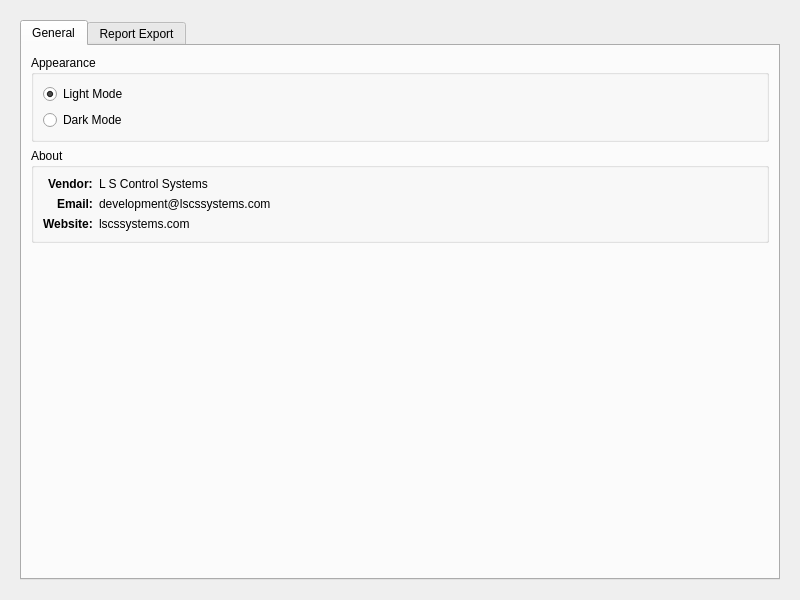
<?xml version="1.0" encoding="UTF-8"?>
<ui version="4.0">
 <class>SettingsView</class>
 <widget class="QWidget" name="SettingsView">
  <property name="geometry">
   <rect>
    <x>0</x>
    <y>0</y>
    <width>800</width>
    <height>600</height>
   </rect>
  </property>
  <property name="windowTitle">
   <string>Settings</string>
  </property>
  <layout class="QVBoxLayout" name="verticalLayout">
   <property name="spacing">
    <number>20</number>
   </property>
   <property name="leftMargin">
    <number>20</number>
   </property>
   <property name="topMargin">
    <number>20</number>
   </property>
   <property name="rightMargin">
    <number>20</number>
   </property>
   <property name="bottomMargin">
    <number>20</number>
   </property>
   <item>
    <widget class="QTabWidget" name="tabWidget">
     <property name="currentIndex">
      <number>0</number>
     </property>
     <widget class="QWidget" name="tab_general">
      <attribute name="title">
       <string>General</string>
      </attribute>
      <layout class="QVBoxLayout" name="verticalLayout_general">
       <item>
        <widget class="QGroupBox" name="groupBox_appearance">
         <property name="title">
          <string>Appearance</string>
         </property>
         <layout class="QVBoxLayout" name="verticalLayout_2">
          <item>
           <widget class="QRadioButton" name="radio_light">
            <property name="text">
             <string>Light Mode</string>
            </property>
            <property name="checked">
             <bool>true</bool>
            </property>
           </widget>
          </item>
          <item>
           <widget class="QRadioButton" name="radio_dark">
            <property name="text">
             <string>Dark Mode</string>
            </property>
           </widget>
          </item>
         </layout>
        </widget>
       </item>
       <item>
        <widget class="QGroupBox" name="groupBox_about">
         <property name="title">
          <string>About</string>
         </property>
         <layout class="QFormLayout" name="formLayout">
          <property name="labelAlignment">
           <set>Qt::AlignRight|Qt::AlignTrailing|Qt::AlignVCenter</set>
          </property>
          <property name="formAlignment">
           <set>Qt::AlignLeft|Qt::AlignTop</set>
          </property>
          <item row="0" column="0">
           <widget class="QLabel" name="label_vendor_title">
            <property name="text">
             <string>Vendor:</string>
            </property>
            <property name="styleSheet">
             <string notr="true">font-weight: bold;</string>
            </property>
           </widget>
          </item>
          <item row="0" column="1">
           <widget class="QLabel" name="label_vendor_value">
            <property name="text">
             <string>L S Control Systems</string>
            </property>
           </widget>
          </item>
          <item row="1" column="0">
           <widget class="QLabel" name="label_email_title">
            <property name="text">
             <string>Email:</string>
            </property>
            <property name="styleSheet">
             <string notr="true">font-weight: bold;</string>
            </property>
           </widget>
          </item>
          <item row="1" column="1">
           <widget class="QLabel" name="label_email_value">
            <property name="text">
             <string>development@lscssystems.com</string>
            </property>
            <property name="openExternalLinks">
             <bool>true</bool>
            </property>
            <property name="textInteractionFlags">
             <set>Qt::TextBrowserInteraction</set>
            </property>
           </widget>
          </item>
          <item row="2" column="0">
           <widget class="QLabel" name="label_web_title">
            <property name="text">
             <string>Website:</string>
            </property>
            <property name="styleSheet">
             <string notr="true">font-weight: bold;</string>
            </property>
           </widget>
          </item>
          <item row="2" column="1">
           <widget class="QLabel" name="label_web_value">
            <property name="text">
             <string>lscssystems.com</string>
            </property>
            <property name="openExternalLinks">
             <bool>true</bool>
            </property>
            <property name="textInteractionFlags">
             <set>Qt::TextBrowserInteraction</set>
            </property>
           </widget>
          </item>
         </layout>
        </widget>
       </item>
       <item>
        <spacer name="verticalSpacer_gen">
         <property name="orientation">
          <enum>Qt::Vertical</enum>
         </property>
         <property name="sizeHint" stdset="0">
          <size>
           <width>20</width>
           <height>40</height>
          </size>
         </property>
        </spacer>
       </item>
      </layout>
     </widget>
     <widget class="QWidget" name="tab_report">
      <attribute name="title">
       <string>Report Export</string>
      </attribute>
      <layout class="QVBoxLayout" name="verticalLayout_report">
       <item>
        <widget class="QGroupBox" name="groupBox_paths">
         <property name="title">
          <string>File Paths</string>
         </property>
         <layout class="QGridLayout" name="gridLayout_paths">
          <item row="0" column="0">
           <widget class="QLabel" name="label_template">
            <property name="text">
             <string>Template File:</string>
            </property>
           </widget>
          </item>
          <item row="0" column="1">
           <widget class="QLineEdit" name="lineEdit_templatePath"/>
          </item>
          <item row="0" column="2">
           <widget class="QPushButton" name="btn_browse_template">
            <property name="text">
             <string>Browse...</string>
            </property>
           </widget>
          </item>
          <item row="1" column="0">
           <widget class="QLabel" name="label_export">
            <property name="text">
             <string>Export Folder:</string>
            </property>
           </widget>
          </item>
          <item row="1" column="1">
           <widget class="QLineEdit" name="lineEdit_exportPath"/>
          </item>
          <item row="1" column="2">
           <widget class="QPushButton" name="btn_browse_export">
            <property name="text">
             <string>Browse...</string>
            </property>
           </widget>
          </item>
         </layout>
        </widget>
       </item>
       <item>
        <widget class="QGroupBox" name="groupBox_single">
         <property name="title">
          <string>Single Value Mappings (Cell Address, e.g. C3)</string>
         </property>
         <layout class="QGridLayout" name="gridLayout_single">
          <item row="0" column="0">
           <widget class="QLabel" name="lbl_sn_map">
            <property name="text">
             <string>PCB Serial:</string>
            </property>
           </widget>
          </item>
          <item row="0" column="1">
           <widget class="QLineEdit" name="lineEdit_map_sn"/>
          </item>
          <item row="0" column="2">
           <widget class="QLabel" name="lbl_status_map">
            <property name="text">
             <string>Overall Status:</string>
            </property>
           </widget>
          </item>
          <item row="0" column="3">
           <widget class="QLineEdit" name="lineEdit_map_status"/>
          </item>
          <item row="1" column="0">
           <widget class="QLabel" name="lbl_date_map">
            <property name="text">
             <string>Date:</string>
            </property>
           </widget>
          </item>
          <item row="1" column="1">
           <widget class="QLineEdit" name="lineEdit_map_date"/>
          </item>
          <item row="1" column="2">
           <widget class="QLabel" name="lbl_time_map">
            <property name="text">
             <string>Time:</string>
            </property>
           </widget>
          </item>
          <item row="1" column="3">
           <widget class="QLineEdit" name="lineEdit_map_time"/>
          </item>
         </layout>
        </widget>
       </item>
       <item>
        <widget class="QGroupBox" name="groupBox_columns">
         <property name="title">
          <string>Column Mappings (Start Cell, e.g. A6)</string>
         </property>
         <layout class="QGridLayout" name="gridLayout_columns">
          <item row="0" column="0">
           <widget class="QLabel" name="lbl_desc_map">
            <property name="text">
             <string>Description:</string>
            </property>
           </widget>
          </item>
          <item row="0" column="1">
           <widget class="QLineEdit" name="lineEdit_map_desc"/>
          </item>
          <item row="0" column="2">
           <widget class="QLabel" name="lbl_res_map">
            <property name="text">
             <string>Result:</string>
            </property>
           </widget>
          </item>
          <item row="0" column="3">
           <widget class="QLineEdit" name="lineEdit_map_result"/>
          </item>

          <item row="1" column="0">
           <widget class="QLabel" name="lbl_expv_map">
            <property name="text">
             <string>Expected V:</string>
            </property>
           </widget>
          </item>
          <item row="1" column="1">
           <widget class="QLineEdit" name="lineEdit_map_expv"/>
          </item>
          <item row="1" column="2">
           <widget class="QLabel" name="lbl_measv_map">
            <property name="text">
             <string>Measured V:</string>
            </property>
           </widget>
          </item>
          <item row="1" column="3">
           <widget class="QLineEdit" name="lineEdit_map_measv"/>
          </item>

          <item row="2" column="0">
           <widget class="QLabel" name="lbl_expi_map">
            <property name="text">
             <string>Expected I:</string>
            </property>
           </widget>
          </item>
          <item row="2" column="1">
           <widget class="QLineEdit" name="lineEdit_map_expi"/>
          </item>
          <item row="2" column="2">
           <widget class="QLabel" name="lbl_measi_map">
            <property name="text">
             <string>Measured I:</string>
            </property>
           </widget>
          </item>
          <item row="2" column="3">
           <widget class="QLineEdit" name="lineEdit_map_measi"/>
          </item>

          <item row="3" column="0">
           <widget class="QLabel" name="lbl_r_map">
            <property name="text">
             <string>R:</string>
            </property>
           </widget>
          </item>
          <item row="3" column="1">
           <widget class="QLineEdit" name="lineEdit_map_r"/>
          </item>
           <item row="3" column="2">
           <widget class="QLabel" name="lbl_y_map">
            <property name="text">
             <string>Y:</string>
            </property>
           </widget>
          </item>
          <item row="3" column="3">
           <widget class="QLineEdit" name="lineEdit_map_y"/>
          </item>

           <item row="4" column="0">
           <widget class="QLabel" name="lbl_b_map">
            <property name="text">
             <string>B:</string>
            </property>
           </widget>
          </item>
          <item row="4" column="1">
           <widget class="QLineEdit" name="lineEdit_map_b"/>
          </item>
           <item row="4" column="2">
           <widget class="QLabel" name="lbl_n_map">
            <property name="text">
             <string>N:</string>
            </property>
           </widget>
          </item>
          <item row="4" column="3">
           <widget class="QLineEdit" name="lineEdit_map_n"/>
          </item>
         </layout>
        </widget>
       </item>
       <item>
        <widget class="QPushButton" name="btn_save_report">
         <property name="text">
          <string>Save Report Configuration</string>
         </property>
         <property name="styleSheet">
          <string>background-color: #1a73e8; color: white; padding: 8px;</string>
         </property>
        </widget>
       </item>
       <item>
        <spacer name="verticalSpacer_rep">
         <property name="orientation">
          <enum>Qt::Vertical</enum>
         </property>
         <property name="sizeHint" stdset="0">
          <size>
           <width>20</width>
           <height>40</height>
          </size>
         </property>
        </spacer>
       </item>
      </layout>
     </widget>
    </widget>
   </item>
  </layout>
 </widget>
 <resources/>
 <connections/>
</ui>
